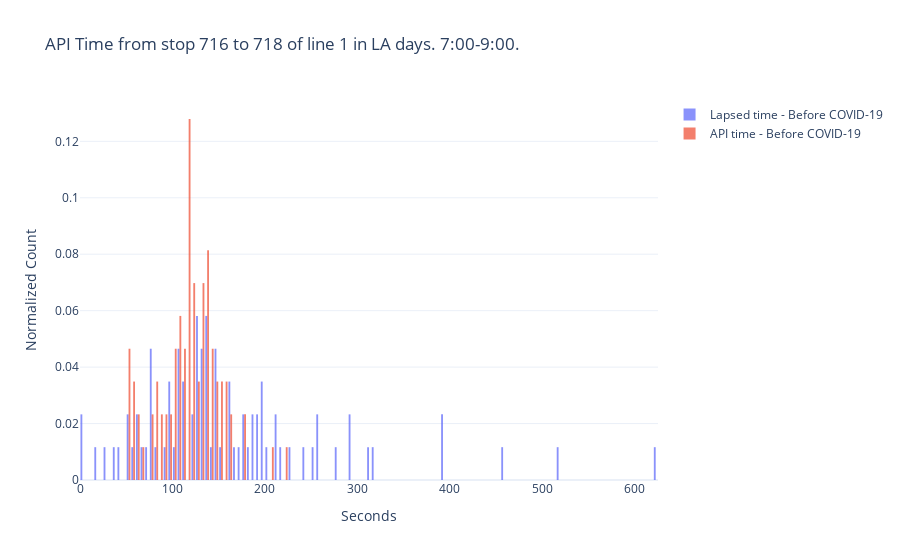

This figure's notebook cell:
### Code cell
#API vs Lapsed data
fig = go.Figure()
fig.add_trace(go.Histogram(
    x=tbs.trip_time,name='Lapsed time - Before COVID-19',
    histnorm='probability',
    xbins=dict(
        size=5
    )
))
fig.add_trace(go.Histogram(
    x=tbs.api_trip_time,name='API time - Before COVID-19',
    histnorm='probability',
    xbins=dict(
        size=10
    )
))
# Overlay both histograms
fig.update_layout(
    title='API Time from stop {} to {} of line {} in {} days. {}:00-{}:00.'.format(stopA,stopB,line,day_type,st_hour,end_hour),
    xaxis_title='Seconds',
    yaxis_title='Normalized Count'
)
# Reduce opacity to see both histograms
fig.update_traces(opacity=0.75)
fig.show()

### Figure 1 — Plotly figure (JSON) as saved in the notebook; plotly's stock layout.template omitted (floating-point values rounded to 4 significant figures)
{"data": [{"histnorm": "probability", "name": "Lapsed time - Before COVID-19", "opacity": 0.75, "type": "histogram", "x": [126.1, 137.2, 131.1, 84.26, 252.9, 623.1, 226.0, 55.29, 181.4, 131.0, 126.5, 135.5, 316.1, 122.5, 19.17, 76.23, 62.82, 177.1, 126.6, 290.5, 191.3, 146.7, 459.9, 72.34, 144.5, 123.6, 259.9, 314.6, 256.7, 107.6, 51.53, 3.235, 111.8, 137.6, 113.0, 139.4, 291.4, 162.4, 197.8, 78.66, 26.92, 109.4, 164.8, 77.23, 194.4, 62.16, 69.19, 1.561, 212.0, 103.1, 147.2, 198.6, 113.2, 171.6, 394.6, 133.4, 390.5, 108.9, 97.08, 169.0, 108.0, 128.9, 139.0, 203.1, 43.43, 92.99, 188.2, 97.38, 129.5, 185.1, 216.2, 76.15, 241.4, 152.4, 145.5, 51.29, 213.9, 163.9, 198.1, 278.1, 149.2, 518.5, 177.4, 38.25, 97.14, 132.3], "xbins": {"size": 5}}, {"histnorm": "probability", "name": "API time - Before COVID-19", "opacity": 0.75, "type": "histogram", "x": [75, 116, 139, 51, 132, 220, 150, 89, 143, 152, 176, 205, 130, 53, 82, 86, 94, 120, 137, 149, 118, 137, 132, 110, 114, 109, 134, 130, 145, 159, 84, 119, 105, 105, 91, 105, 145, 117, 82, 58, 54, 118, 118, 126, 128, 61, 59, 102, 119, 52, 118, 155, 100, 123, 176, 115, 108, 143, 78, 121, 122, 124, 143, 124, 111, 115, 99, 97, 132, 138, 143, 161, 150, 112, 100, 59, 135, 137, 163, 116, 136, 128, 102, 63, 67, 156], "xbins": {"size": 10}}], "layout": {"title": {"text": "API Time from stop 716 to 718 of line 1 in LA days. 7:00-9:00."}, "xaxis": {"title": {"text": "Seconds"}}, "yaxis": {"title": {"text": "Normalized Count"}}}}
